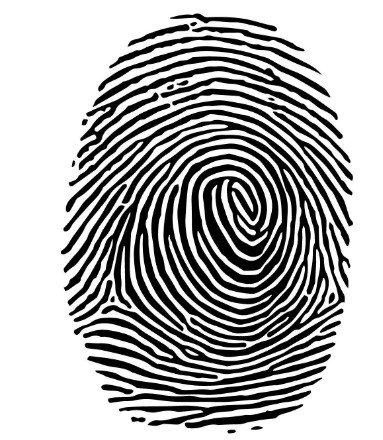
#> input picture Computacao_Grafica/imagem/impressaoDigital.jpg, 383 x 440 px
$ python gabor.py
#> lines starting #> are read from the running program, lines starting #| are printed output that depends on the picture
from PIL import Image
import numpy as np
import os
from scipy.signal import convolve2d
from scipy import ndimage


def gerar_filtro_gabor(tamanho, lambd, theta, sigma, psi, gamma):
    half = tamanho // 2
    y, x = np.mgrid[-half:half+1, -half:half+1]

    x_theta = x * np.cos(theta) + y * np.sin(theta)
    y_theta = -x * np.sin(theta) + y * np.cos(theta)

    expoente = -(x_theta**2 + (gamma**2) * y_theta**2) / (2 * sigma**2)
    seno = np.cos(2 * np.pi * x_theta / lambd + psi)
    filtro = np.exp(expoente) * seno

    filtro = filtro - np.mean(filtro)
    return filtro / np.sum(np.abs(filtro))


def equalizar_histograma(imagem):
    hist, bins = np.histogram(imagem.flatten(), 256, [0, 256])
    cdf = hist.cumsum()
    cdf_normalizado = 255 * cdf / cdf[-1]
    return np.interp(imagem.flatten(), bins[:-1], cdf_normalizado).reshape(imagem.shape)


def aplicar_filtros_gabor(imagem_np, num_orientacoes=4):
    tamanho = 25
    lambd = 12
    sigma = 4.0
    psi = 0
    gamma = 0.5

    orientacoes = np.linspace(0, np.pi, num_orientacoes, endpoint=False)
    resultados = []

    for theta in orientacoes:
        gabor = gerar_filtro_gabor(tamanho, lambd, theta, sigma, psi, gamma)
        resultado = convolve2d(imagem_np, gabor, mode='same', boundary='symm')
        resultados.append(resultado)

    return np.max(np.array(resultados), axis=0)


def aplicar_filtro_gabor_melhorado(imagem_path):
#> called with imagem_path = 'imagem/impressaoDigital.jpg'
    imagem = Image.open(imagem_path).convert("L")
    imagem_np = np.array(imagem, dtype=np.float32)

    imagem_eq = equalizar_histograma(imagem_np)
#> in equalizar_histograma, `hist, bins = np.histogram(imagem.flatten(), 256, [0, 256])`: hist = 256 values, max 78596 at index 255, min 49 at index 132, mean 658.3; bins = 257 values from 0 to 256
#> in equalizar_histograma, `cdf = hist.cumsum()`: cdf = 256 values from 16467 to 168520
#> in equalizar_histograma, `cdf_normalizado = 255 * cdf / cdf[-1]`: cdf_normalizado = 256 values from 24.92 to 255
#> in equalizar_histograma, `return np.interp(imagem.flatten(), bins[:-1], cdf_normalizado).reshape..`:
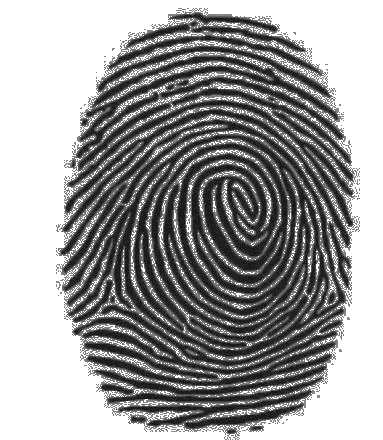
#> returned value: shape (440, 383) float64; min 24.92, max 255, mean 157.1
    imagem_suavizada = ndimage.gaussian_filter(imagem_eq, sigma=1.0)
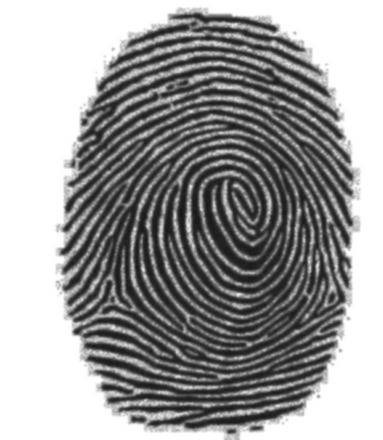
#> imagem_suavizada: shape (440, 383) float64; min 26.17, max 255, mean 157.1

    resultado_combinado = aplicar_filtros_gabor(imagem_suavizada)
#> the loop in aplicar_filtros_gabor, `for theta in orientacoes:` made 4 passes
#> pass 1, in aplicar_filtros_gabor, `resultado = convolve2d(imagem_np, gabor, mode='same', boundary='symm')`:
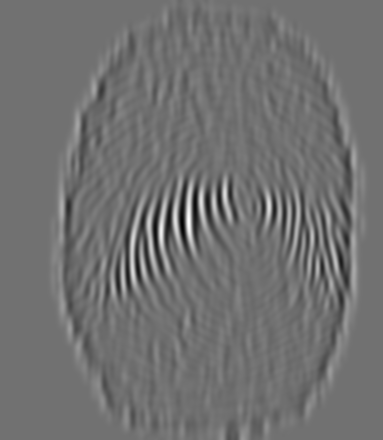
#> resultado: shape (440, 383) float64; min -58.74, max 73.73, mean 0; drawn with min black and max white
#> pass 2, in aplicar_filtros_gabor, `resultado = convolve2d(imagem_np, gabor, mode='same', boundary='symm')`:
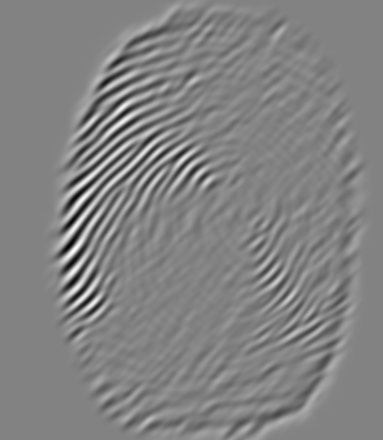
#> resultado: shape (440, 383) float64; min -57.45, max 54.43, mean 0; drawn with min black and max white
#> pass 3, in aplicar_filtros_gabor, `resultado = convolve2d(imagem_np, gabor, mode='same', boundary='symm')`:
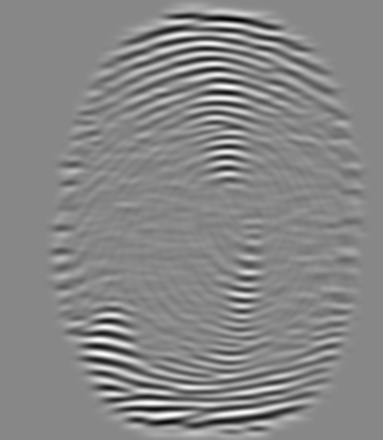
#> resultado: shape (440, 383) float64; min -69.46, max 61.56, mean 0; drawn with min black and max white
#> after the loop in aplicar_filtros_gabor, `for theta in orientacoes:`: resultados = 4 items
#> in aplicar_filtros_gabor, `return np.max(np.array(resultados), axis=0)`:
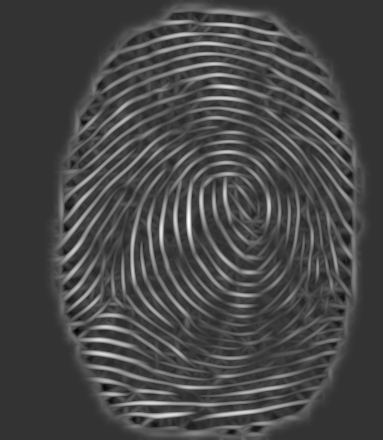
#> returned value: shape (440, 383) float64; min -18.44, max 73.73, mean 7.3; drawn with min black and max white

    resultado_norm = 255 * (resultado_combinado - resultado_combinado.min()) / \
        (resultado_combinado.max() - resultado_combinado.min())

    resultado_final = Image.fromarray(resultado_norm.astype(np.uint8))

    resultado_final.show()
    resultado_final.save("imagem/resultado/impressaoDigital_gabor.jpg")

    return resultado_norm


caminho = "imagem/impressaoDigital.jpg"
aplicar_filtro_gabor_melhorado(caminho)
